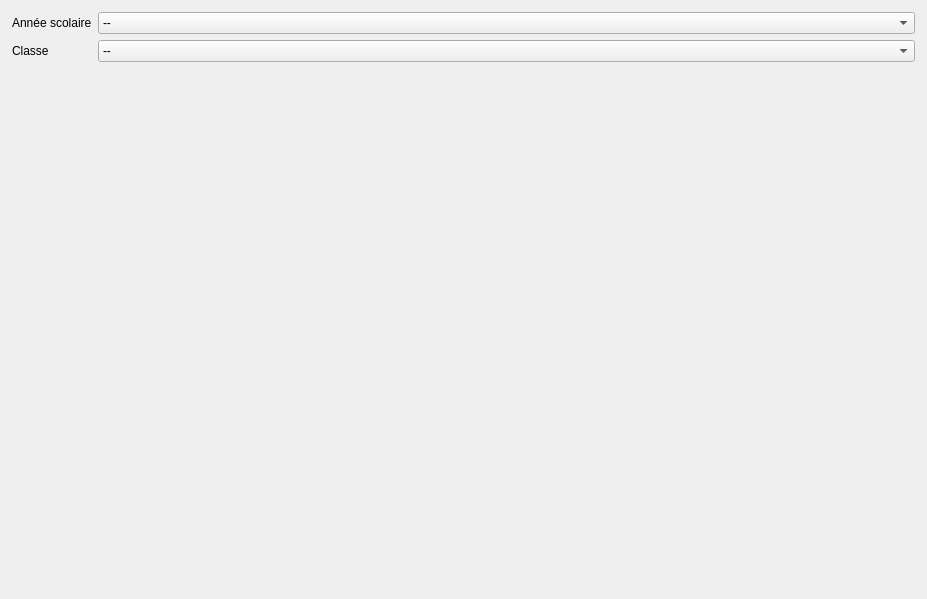
<?xml version="1.0" encoding="UTF-8"?>
<ui version="4.0">
 <class>StudentPage</class>
 <widget class="QWidget" name="StudentPage">
  <property name="geometry">
   <rect>
    <x>0</x>
    <y>0</y>
    <width>927</width>
    <height>599</height>
   </rect>
  </property>
  <property name="windowTitle">
   <string>Form</string>
  </property>
  <property name="styleSheet">
   <string notr="true">/*QLabel{color: &quot;black&quot;}
QPushButton{color: &quot;black&quot;}*/
</string>
  </property>
  <layout class="QHBoxLayout" name="horizontalLayout">
   <property name="leftMargin">
    <number>6</number>
   </property>
   <property name="topMargin">
    <number>6</number>
   </property>
   <property name="rightMargin">
    <number>6</number>
   </property>
   <property name="bottomMargin">
    <number>6</number>
   </property>
   <item>
    <layout class="QVBoxLayout" name="mainLayout">
     <property name="leftMargin">
      <number>0</number>
     </property>
     <property name="topMargin">
      <number>0</number>
     </property>
     <property name="rightMargin">
      <number>0</number>
     </property>
     <item>
      <layout class="QVBoxLayout" name="actionLayout"/>
     </item>
     <item>
      <layout class="QVBoxLayout" name="studentPageLeftLayout">
       <property name="leftMargin">
        <number>6</number>
       </property>
       <property name="topMargin">
        <number>6</number>
       </property>
       <property name="rightMargin">
        <number>6</number>
       </property>
       <property name="bottomMargin">
        <number>6</number>
       </property>
       <item>
        <layout class="QFormLayout" name="formLayout">
         <item row="0" column="0">
          <widget class="QLabel" name="label">
           <property name="text">
            <string>Année scolaire</string>
           </property>
          </widget>
         </item>
         <item row="0" column="1">
          <widget class="QComboBox" name="schoolYearCombo">
           <item>
            <property name="text">
             <string>--</string>
            </property>
           </item>
          </widget>
         </item>
         <item row="1" column="0">
          <widget class="QLabel" name="label_2">
           <property name="text">
            <string>Classe</string>
           </property>
          </widget>
         </item>
         <item row="1" column="1">
          <widget class="QComboBox" name="classCombo">
           <item>
            <property name="text">
             <string>--</string>
            </property>
           </item>
          </widget>
         </item>
        </layout>
       </item>
      </layout>
     </item>
    </layout>
   </item>
  </layout>
 </widget>
 <resources/>
 <connections/>
</ui>
